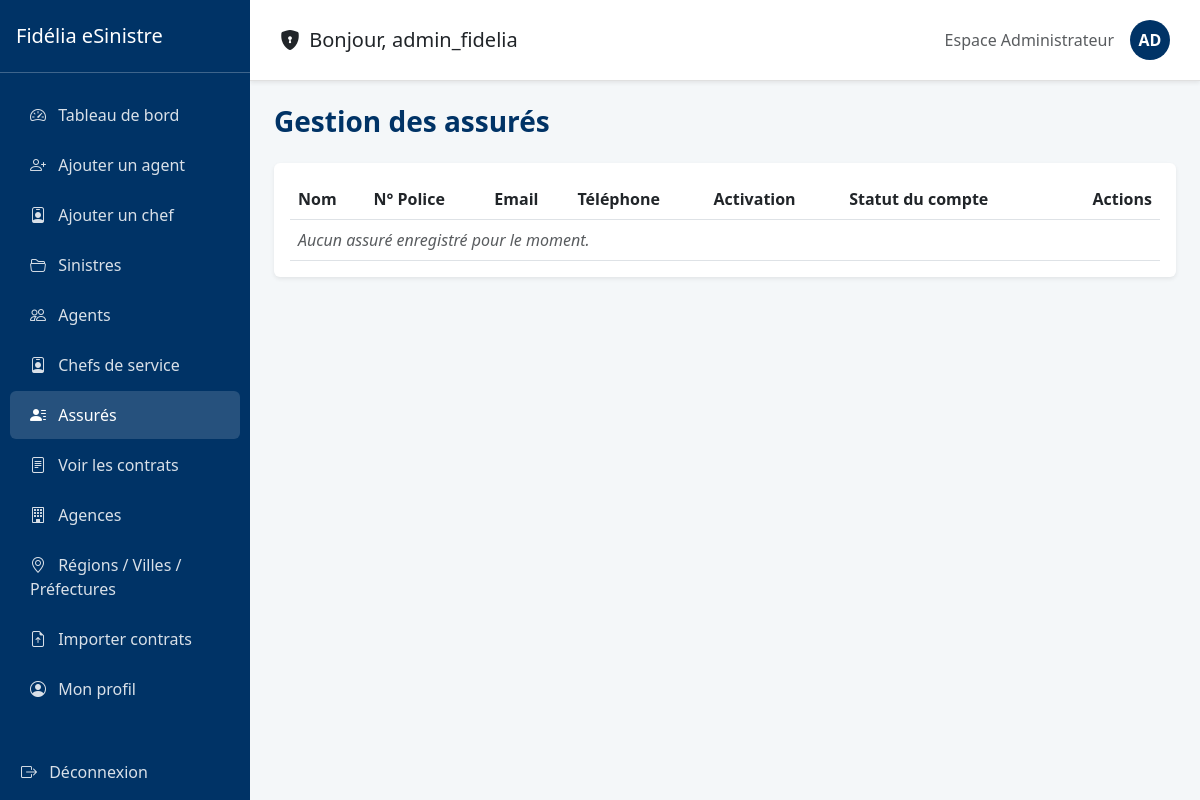
The app's page /sinistres/admin/assures/ (signed in), older data.
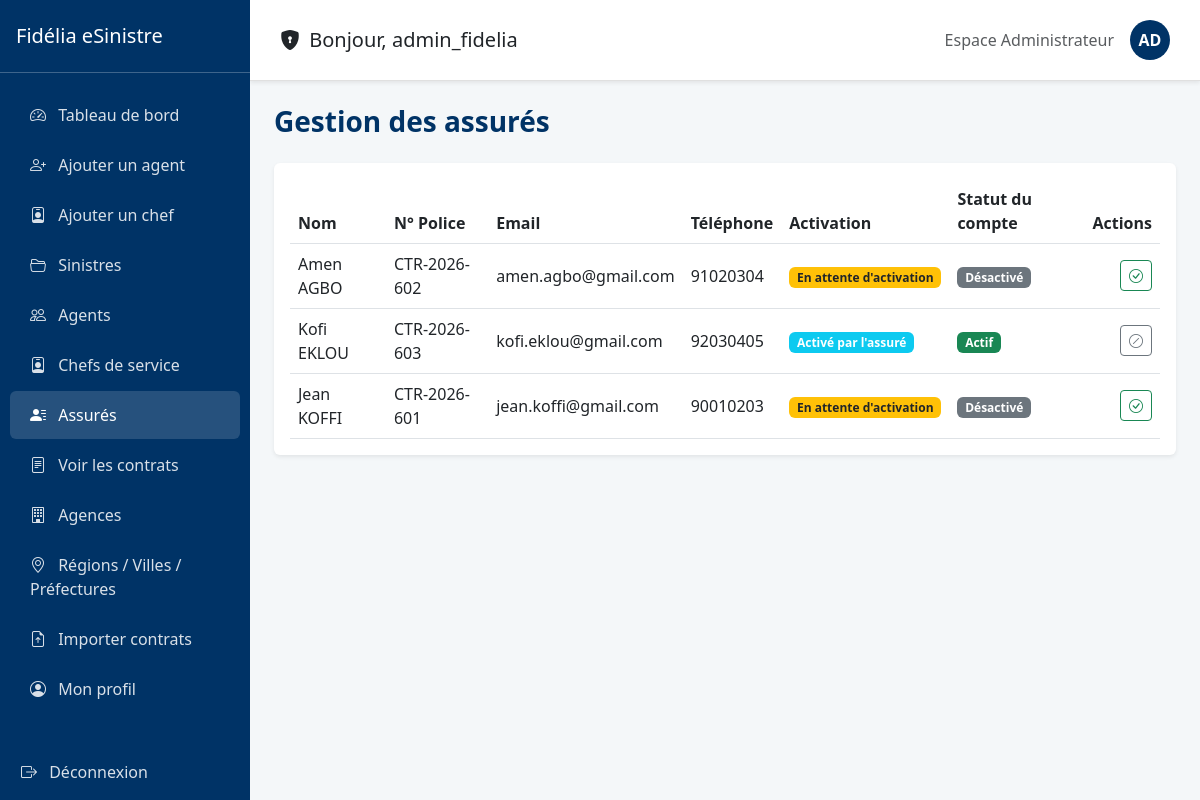
The same page, newer data.
### gestion_sinistres/models.py (models this page shows, shortened)
class Assure(models.Model):
    user = models.OneToOneField(User, on_delete=models.CASCADE, related_name='assure')
    numero_police = models.CharField(max_length=50, unique=True)
    telephone = models.CharField(max_length=20, blank=True, null=True)
    agence = models.ForeignKey(Agence, on_delete=models.SET_NULL, null=True, blank=True)
    compte_active = models.BooleanField(default=False)
    politique_confidentialite_acceptee = models.BooleanField(default=False)
    tentatives_echouees = models.PositiveSmallIntegerField(default=0)
    bloque_jusqu_a = models.DateTimeField(null=True, blank=True)

### gestion_sinistres/views.py (the view)
# urls.py: path('admin/assures/', views.liste_assures, name='liste_assures'),
@login_required
@user_passes_test(lambda u: u.is_staff)
def liste_assures(request):
    assures = Assure.objects.select_related('user', 'agence').order_by('user__last_name')
    return render(request, 'liste_assures.html', {'assures': assures})

### gestion_sinistres/templates/liste_assures.html (shortened to what this page needs)
{% extends 'base_admin.html' %}
{% block content %}
<div class="d-flex justify-content-between align-items-center mb-4">
    <h3 class="fw-bold mb-0" style="color: var(--fidelia-blue);">Gestion des assurés</h3>
</div>
<div class="card border-0 shadow-sm p-3">
    <table class="table table-hover align-middle mb-0">
        <thead>
            <tr>
                <th>Nom</th>
                <th>N° Police</th>
                <th>Email</th>
                <th>Téléphone</th>
                <th>Activation</th>
                <th>Statut du compte</th>
                <th class="text-end">Actions</th>
            </tr>
        </thead>
        <tbody>
            {% for assure in assures %}
            <tr>
                <td>{{ assure.user.get_full_name|default:assure.user.username }}</td>
                <td>{{ assure.numero_police }}</td>
                <td>{{ assure.user.email|default:"—" }}</td>
                <td>{{ assure.telephone|default:"—" }}</td>
                <td>
                    {% if assure.compte_active %}
                        <span class="badge bg-info">Activé par l'assuré</span>
                    {% else %}
                        <span class="badge bg-warning text-dark">En attente d'activation</span>
                    {% endif %}
                </td>
                <td>
                    {% if assure.user.is_active %}
                        <span class="badge bg-success">Actif</span>
                    {% else %}
                        <span class="badge bg-secondary">Désactivé</span>
                    {% endif %}
                </td>
                <td class="text-end">
                    <form method="post" action="{% url 'toggle_assure_actif' assure.id %}">
                        {% if assure.user.is_active %}
                            <button type="submit" class="btn btn-sm btn-outline-secondary" title="Désactiver">
                                <i class="bi bi-slash-circle"></i>
                            </button>
                        {% else %}
                            <button type="submit" class="btn btn-sm btn-outline-success" title="Réactiver">
                                <i class="bi bi-check-circle"></i>
                            </button>
                        {% endif %}
                    </form>
                </td>
            </tr>
            {% empty %}
            <tr><td colspan="7" class="text-muted fst-italic">Aucun assuré enregistré pour le moment.</td></tr>
            {% endfor %}
        </tbody>
    </table>
</div>
{% endblock %}

Row changes from the older to the newer data that the page shows:
added Assure: user.get_full_name "Amen AGBO", numero_police "CTR-2026-602", user.email "amen.agbo@gmail.com", telephone "91020304", compte_active "En attente d'activation", shows "Désactivé"
added Assure: user.get_full_name "Kofi EKLOU", numero_police "CTR-2026-603", user.email "kofi.eklou@gmail.com", telephone "92030405", compte_active "Activé par l'assuré", shows "Actif"
added Assure: user.get_full_name "Jean KOFFI", numero_police "CTR-2026-601", user.email "jean.koffi@gmail.com", telephone "90010203", compte_active "En attente d'activation", shows "Désactivé"
Text that changed along with them:
text no longer shown: "Aucun assuré enregistré pour le moment."
